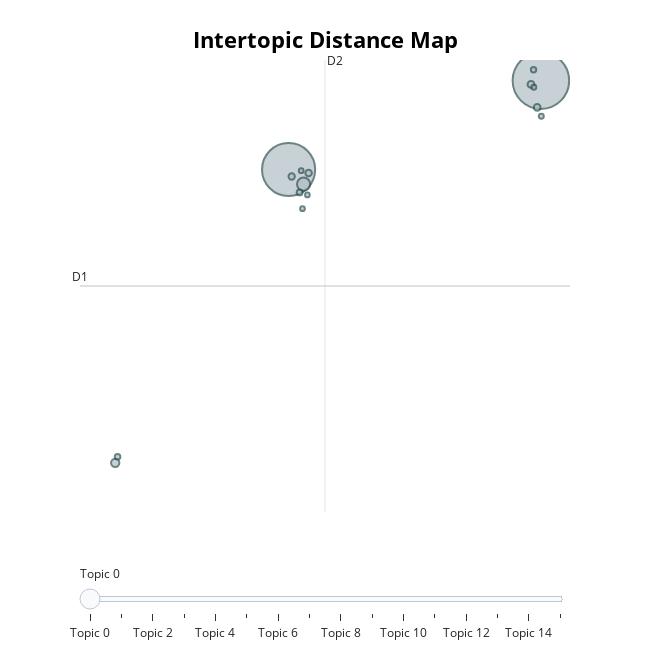

Notebook code cell kept with this figure:
### Code cell
model.visualize_topics()

### Figure 1 — Plotly figure (JSON) as saved in the notebook; plotly's stock layout.template omitted (floating-point values rounded to 4 significant figures)
{"data": [{"customdata": [[0, "bike | car | public | transport | bicycle", 1431], [1, "storing | genial | commercial | outcome | modern", 1264], [2, "good | excellent | great | nice | maintained", 78], [3, "staff | friendly | helpful | unfriendly | employees", 31], [4, "expensive | arranged | connections | appnot | welleasy", 21], [5, "station | south | big | second | metro", 20], [6, "ideal | visit | gain | combinatie | competition", 19], [7, "handy | useful | convenient | option | really", 18], [8, "beautiful | view | port | architectural | canal", 15], [9, "rude | service | bad | workers | exceedingly", 14], [10, "always | place | drama | spot | dramais", 13], [11, "busy | saturday | lot | affair | eating", 11], [12, "close | closed | station | quickly | permanently", 11], [13, "top | target | magn | italy | south", 10], [14, "solution | smooth | good | catrijnen | gr", 10], [15, "super | organized | fun | smooth | love", 10]], "hovertemplate": "<b>Topic %{customdata[0]}</b><br>%{customdata[1]}<br>Size: %{customdata[2]}", "legendgroup": "", "marker": {"color": "#B0BEC5", "line": {"color": "DarkSlateGrey", "width": 2}, "size": [1431, 1264, 78, 31, 21, 20, 19, 18, 15, 14, 13, 11, 11, 10, 10, 10], "sizemode": "area", "sizeref": 0.8944, "symbol": "circle"}, "mode": "markers", "name": "", "orientation": "v", "showlegend": false, "type": "scatter", "x": [14.94, -4.812, -3.638, -18.38, 14.16, 14.65, -3.247, -4.571, -3.949, -18.2, 14.36, 14.39, 14.97, -3.725, -3.826, -3.341], "xaxis": "x", "y": [1.655, -1.054, -1.502, -9.997, 1.54, 0.8381, -1.161, -1.268, -1.754, -9.814, 1.985, 1.455, 0.5655, -2.248, -1.091, -1.83], "yaxis": "y"}], "layout": {"annotations": [{"showarrow": false, "text": "D1", "x": -21.14, "y": -4.607, "yshift": 10}, {"showarrow": false, "text": "D2", "x": -1.963, "xshift": 10, "y": 2.283}], "height": 650, "hoverlabel": {"bgcolor": "white", "font": {"family": "Rockwell", "size": 16}}, "legend": {"itemsizing": "constant", "tracegroupgap": 0}, "margin": {"t": 60}, "shapes": [{"line": {"color": "#CFD8DC", "width": 2}, "type": "line", "x0": -1.963, "x1": -1.963, "y0": -11.5, "y1": 2.283}, {"line": {"color": "#9E9E9E", "width": 2}, "type": "line", "x0": -21.14, "x1": 17.22, "y0": -4.607, "y1": -4.607}], "sliders": [{"active": 0, "pad": {"t": 50}, "steps": [{"args": [{"marker.color": [["red", "#B0BEC5", "#B0BEC5", "#B0BEC5", "#B0BEC5", "#B0BEC5", "#B0BEC5", "#B0BEC5", "#B0BEC5", "#B0BEC5", "#B0BEC5", "#B0BEC5", "#B0BEC5", "#B0BEC5", "#B0BEC5", "#B0BEC5"]]}], "label": "Topic 0", "method": "update"}, {"args": [{"marker.color": [["#B0BEC5", "red", "#B0BEC5", "#B0BEC5", "#B0BEC5", "#B0BEC5", "#B0BEC5", "#B0BEC5", "#B0BEC5", "#B0BEC5", "#B0BEC5", "#B0BEC5", "#B0BEC5", "#B0BEC5", "#B0BEC5", "#B0BEC5"]]}], "label": "Topic 1", "method": "update"}, {"args": [{"marker.color": [["#B0BEC5", "#B0BEC5", "red", "#B0BEC5", "#B0BEC5", "#B0BEC5", "#B0BEC5", "#B0BEC5", "#B0BEC5", "#B0BEC5", "#B0BEC5", "#B0BEC5", "#B0BEC5", "#B0BEC5", "#B0BEC5", "#B0BEC5"]]}], "label": "Topic 2", "method": "update"}, {"args": [{"marker.color": [["#B0BEC5", "#B0BEC5", "#B0BEC5", "red", "#B0BEC5", "#B0BEC5", "#B0BEC5", "#B0BEC5", "#B0BEC5", "#B0BEC5", "#B0BEC5", "#B0BEC5", "#B0BEC5", "#B0BEC5", "#B0BEC5", "#B0BEC5"]]}], "label": "Topic 3", "method": "update"}, {"args": [{"marker.color": [["#B0BEC5", "#B0BEC5", "#B0BEC5", "#B0BEC5", "red", "#B0BEC5", "#B0BEC5", "#B0BEC5", "#B0BEC5", "#B0BEC5", "#B0BEC5", "#B0BEC5", "#B0BEC5", "#B0BEC5", "#B0BEC5", "#B0BEC5"]]}], "label": "Topic 4", "method": "update"}, {"args": [{"marker.color": [["#B0BEC5", "#B0BEC5", "#B0BEC5", "#B0BEC5", "#B0BEC5", "red", "#B0BEC5", "#B0BEC5", "#B0BEC5", "#B0BEC5", "#B0BEC5", "#B0BEC5", "#B0BEC5", "#B0BEC5", "#B0BEC5", "#B0BEC5"]]}], "label": "Topic 5", "method": "update"}, {"args": [{"marker.color": [["#B0BEC5", "#B0BEC5", "#B0BEC5", "#B0BEC5", "#B0BEC5", "#B0BEC5", "red", "#B0BEC5", "#B0BEC5", "#B0BEC5", "#B0BEC5", "#B0BEC5", "#B0BEC5", "#B0BEC5", "#B0BEC5", "#B0BEC5"]]}], "label": "Topic 6", "method": "update"}, {"args": [{"marker.color": [["#B0BEC5", "#B0BEC5", "#B0BEC5", "#B0BEC5", "#B0BEC5", "#B0BEC5", "#B0BEC5", "red", "#B0BEC5", "#B0BEC5", "#B0BEC5", "#B0BEC5", "#B0BEC5", "#B0BEC5", "#B0BEC5", "#B0BEC5"]]}], "label": "Topic 7", "method": "update"}, {"args": [{"marker.color": [["#B0BEC5", "#B0BEC5", "#B0BEC5", "#B0BEC5", "#B0BEC5", "#B0BEC5", "#B0BEC5", "#B0BEC5", "red", "#B0BEC5", "#B0BEC5", "#B0BEC5", "#B0BEC5", "#B0BEC5", "#B0BEC5", "#B0BEC5"]]}], "label": "Topic 8", "method": "update"}, {"args": [{"marker.color": [["#B0BEC5", "#B0BEC5", "#B0BEC5", "#B0BEC5", "#B0BEC5", "#B0BEC5", "#B0BEC5", "#B0BEC5", "#B0BEC5", "red", "#B0BEC5", "#B0BEC5", "#B0BEC5", "#B0BEC5", "#B0BEC5", "#B0BEC5"]]}], "label": "Topic 9", "method": "update"}, {"args": [{"marker.color": [["#B0BEC5", "#B0BEC5", "#B0BEC5", "#B0BEC5", "#B0BEC5", "#B0BEC5", "#B0BEC5", "#B0BEC5", "#B0BEC5", "#B0BEC5", "red", "#B0BEC5", "#B0BEC5", "#B0BEC5", "#B0BEC5", "#B0BEC5"]]}], "label": "Topic 10", "method": "update"}, {"args": [{"marker.color": [["#B0BEC5", "#B0BEC5", "#B0BEC5", "#B0BEC5", "#B0BEC5", "#B0BEC5", "#B0BEC5", "#B0BEC5", "#B0BEC5", "#B0BEC5", "#B0BEC5", "red", "#B0BEC5", "#B0BEC5", "#B0BEC5", "#B0BEC5"]]}], "label": "Topic 11", "method": "update"}, {"args": [{"marker.color": [["#B0BEC5", "#B0BEC5", "#B0BEC5", "#B0BEC5", "#B0BEC5", "#B0BEC5", "#B0BEC5", "#B0BEC5", "#B0BEC5", "#B0BEC5", "#B0BEC5", "#B0BEC5", "red", "#B0BEC5", "#B0BEC5", "#B0BEC5"]]}], "label": "Topic 12", "method": "update"}, {"args": [{"marker.color": [["#B0BEC5", "#B0BEC5", "#B0BEC5", "#B0BEC5", "#B0BEC5", "#B0BEC5", "#B0BEC5", "#B0BEC5", "#B0BEC5", "#B0BEC5", "#B0BEC5", "#B0BEC5", "#B0BEC5", "red", "#B0BEC5", "#B0BEC5"]]}], "label": "Topic 13", "method": "update"}, {"args": [{"marker.color": [["#B0BEC5", "#B0BEC5", "#B0BEC5", "#B0BEC5", "#B0BEC5", "#B0BEC5", "#B0BEC5", "#B0BEC5", "#B0BEC5", "#B0BEC5", "#B0BEC5", "#B0BEC5", "#B0BEC5", "#B0BEC5", "red", "#B0BEC5"]]}], "label": "Topic 14", "method": "update"}, {"args": [{"marker.color": [["#B0BEC5", "#B0BEC5", "#B0BEC5", "#B0BEC5", "#B0BEC5", "#B0BEC5", "#B0BEC5", "#B0BEC5", "#B0BEC5", "#B0BEC5", "#B0BEC5", "#B0BEC5", "#B0BEC5", "#B0BEC5", "#B0BEC5", "red"]]}], "label": "Topic 15", "method": "update"}]}], "title": {"font": {"color": "Black", "size": 22}, "text": "<b>Intertopic Distance Map</b>", "x": 0.5, "xanchor": "center", "y": 0.95, "yanchor": "top"}, "width": 650, "xaxis": {"anchor": "y", "domain": [0, 1], "range": [-21.14, 17.22], "title": {"text": ""}, "visible": false}, "yaxis": {"anchor": "x", "domain": [0, 1], "range": [-11.5, 2.283], "title": {"text": ""}, "visible": false}}}
